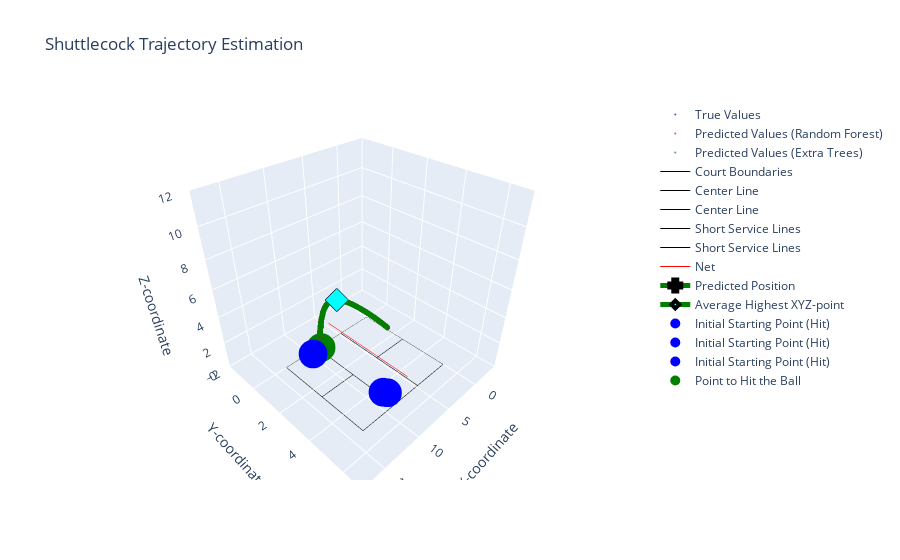

Notebook cell for this chart:
### Markdown cell above
### ROBOT - Shuttlecock Trajectory Estimation

### Code cell
import plotly.graph_objects as go
# Define court dimensions
court_length_x = 13.4
court_length_y = 5.18
court_height_skybox = 10
court_height_net = 1.55
court_length_centerline = 4.68

def is_point_within_court(x, y, z, court_length_x, court_length_y, court_height_skybox):
    """
    Check if a point is within the court boundaries.
    
    Args:
        x (float): X-coordinate of the point
        y (float): Y-coordinate of the point
        z (float): Z-coordinate of the point
        court_length_x (float): Length of the court along the X-axis
        court_length_y (float): Length of the court along the Y-axis
        court_height_skybox (float): Height of the court's skybox
    
    Returns:
        bool: True if the point is within the court boundaries, False otherwise
    """
    return 0 <= x <= court_length_x and 0 <= y <= court_length_y and 0 <= z <= court_height_skybox


# Create the 3D scatter plot
fig = go.Figure(data=[
    go.Scatter3d(
        x=y_actual_coords['SHUTTLECOCK POSITIION IN AIR(X) metres'],
        y=y_actual_coords['SHUTTLECOCK POSITIION IN AIR(Y) metres'],
        z=y_actual_coords['SHUTTLECOCK POSITIION IN AIR(Z) metres'],
        mode='markers',
        name='True Values',
        marker=dict(color='blue', size=2),
        opacity=0.7
    ),
    go.Scatter3d(
        x=predicted_trajectory_points_RT[:, 0],
        y=predicted_trajectory_points_RT[:, 1],
        z=predicted_trajectory_points_RT[:, 2],
        mode='markers',
        name='Predicted Values (Random Forest)',
        marker=dict(color='red', size=2),
        opacity=0.7
    ),
    go.Scatter3d(
        x=predicted_trajectory_points_ET[:, 0],
        y=predicted_trajectory_points_ET[:, 1],
        z=predicted_trajectory_points_ET[:, 2],
        mode='markers',
        name='Predicted Values (Extra Trees)',
        marker=dict(color='green', size=2),
        opacity=0.7
    ),
])

# Set plot title and axis labels
fig.update_layout(
    title='Shuttlecock Trajectory Estimation',
    scene=dict(
        xaxis_title='X-coordinate',
        yaxis_title='Y-coordinate',
        zaxis_title='Z-coordinate',
        xaxis=dict(range=[-4, 18]),  # Set the range for X-axis
        yaxis=dict(range=[-2, 7]),   # Set the range for Y-axis
        zaxis=dict(range=[0, 12]),  # Set the range for Z-axis
        aspectmode='manual',         # Set the aspect mode to manual for custom scaling
        aspectratio=dict(x=1, y=1, z=1)  # Set the aspect ratio for equal scaling of axes
    )
)

# Add court lines to the plot
fig.add_trace(go.Scatter3d(
    x=[0, court_length_x, court_length_x, 0, 0],
    y=[0, 0, court_length_y, court_length_y, 0],
    z=[0, 0, 0, 0, 0],
    mode='lines',
    name='Court Boundaries',
    line=dict(color='black', width=1)
))

fig.add_trace(go.Scatter3d(
    x=[0, court_length_centerline, court_length_centerline, 0, 0],
    y=[court_length_y / 2, court_length_y / 2, court_length_y / 2, court_length_y / 2, court_length_y / 2],
    z=[0, 0, 0, 0, 0],
    mode='lines',
    name='Center Line',
    line=dict(color='black', width=1)
))

fig.add_trace(go.Scatter3d(
    x=[court_length_x - court_length_centerline, court_length_x],
    y=[court_length_y / 2, court_length_y / 2],
    z=[0, 0, 0, 0, 0],
    mode='lines',
    name='Center Line',
    line=dict(color='black', width=1)
))

fig.add_trace(go.Scatter3d(
    x=[court_length_centerline + 0.04, court_length_centerline + 0.04],
    y=[0, court_length_y],
    z=[0, 0],
    mode='lines',
    name='Short Service Lines',
    line=dict(color='black', width=1)
))

fig.add_trace(go.Scatter3d(
    x=[court_length_x - court_length_centerline - 0.04, court_length_x - court_length_centerline - 0.04],
    y=[0, court_length_y],
    z=[0, 0],
    mode='lines',
    name='Short Service Lines',
    line=dict(color='black', width=1)
))

fig.add_trace(go.Scatter3d(
    x=[court_length_x / 2, court_length_x / 2],
    y=[0, court_length_y],
    z=[court_height_net, court_height_net],
    mode='lines',
    name='Net',
    line=dict(color='red', width=1)
))

# Initialize variables
all_within_court_RT = True
all_within_court_ET = True
highest_xyz_points_RT = []
highest_xyz_points_ET = []
highest_z_index_RT = np.argmax(predicted_trajectory_points_RT[:, 2])
highest_z_index_ET = np.argmax(predicted_trajectory_points_ET[:, 2])

# Check if all predicted values for the RT group are within the court
for point in predicted_trajectory_points_RT:
    x, y, z = point
    if not is_point_within_court(x, y, z, court_length_x, court_length_y, court_height_skybox):
        all_within_court_RT = False
        break

# Check if all predicted values for the ET group are within the court
for point in predicted_trajectory_points_ET:
    x, y, z = point
    if not is_point_within_court(x, y, z, court_length_x, court_length_y, court_height_skybox):
        all_within_court_ET = False
        break

color = "red"
predict = True
placeholder="Initial Starting Point (Miss)"
            
if not (all_within_court_RT and all_within_court_ET):
    color = "black"
    predict = False
    placeholder="Initial Starting Point (OUT)"
        
highest_xyz_points_RT = predicted_trajectory_points_RT[-1]
highest_xyz_point_RT = predicted_trajectory_points_RT[highest_z_index_RT]
highest_xyz_points_ET = predicted_trajectory_points_ET[-1]
highest_xyz_point_ET = predicted_trajectory_points_ET[highest_z_index_ET]
    
# Average out the predicted XYZ points
average_xyz = np.mean([highest_xyz_points_RT, highest_xyz_points_ET], axis=0)
# Average out the highest XYZ points
average_highest_xyz = np.mean([highest_xyz_point_RT, highest_xyz_point_ET], axis=0)

# Print the count
print("Is predicted Regression Tree (RT) within court: ", all_within_court_RT)
print("Is predicted Extra Tree (ET) within court: ", all_within_court_ET)
# Print the average XYZ values
print("Average XYZ of Estimated Shuttlecock Position:", average_xyz)

# Add the average predicted X, Y, and Z points to the graph
fig.add_trace(go.Scatter3d(
    x=[average_xyz[0]],
    y=[average_xyz[1]],
    z=[average_xyz[2]],
    mode='lines+markers',
    name='Predicted Position',
    line=dict(color="green", width=5),
    marker=dict(symbol="cross", size=10, color="cyan", line=dict(color="black", width=4)),
    opacity=1
))

# Add the average highest X, Y, and Z points to the graph
fig.add_trace(go.Scatter3d(
    x=[average_highest_xyz[0]],
    y=[average_highest_xyz[1]],
    z=[average_highest_xyz[2]],
    mode='lines+markers',
    name='Average Highest XYZ-point',
    line=dict(color="green", width=5),
    marker=dict(symbol="diamond", size=6, color="cyan", line=dict(color="black", width=4)),
    opacity=1
))

# Calculate the height of the badminton racket from the ground
badminton_height = (120 / 100) - (0.17/2)  # -> 0.17/2 assuming we want to hit it somewhere in the middle of the top quarter

# Calculate the length and width of the robot
robot_length = 20.4 / 100  # Convert length from cm to meters
robot_width = 23 / 100  # Convert width from cm to meters

# Define the range for the initial starting position
x_range = [0, 4.72]
y_range = [0, 5.18]

# Define number of random positions to test
no_of_random_pos = 3

for i in range(no_of_random_pos):
    # Generate random initial starting position within the specified range
    random_initial_x = random.uniform(x_range[0], x_range[1])
    random_initial_y = random.uniform(y_range[0], y_range[1])

    # Calculate the position where the dummy robot should move to
    robot_x = court_length_x - average_xyz[0] - robot_length - random_initial_x
    robot_y = court_length_y - average_xyz[1] - robot_width - random_initial_y

    # Calculate the distance traveled by the robot
    robot_distance = np.sqrt(robot_x ** 2 + robot_y ** 2)
    # Calculate the time required for the robot to move to the position
    robot_movement_time = robot_distance / 3
    if (all_within_court_RT and all_within_court_ET):
        print("Distance: {:.2f} meters in {:.2f} seconds".format(robot_distance, robot_movement_time))

    # Calculate the adjusted z-coordinate for hitting the shuttlecock
    robot_z = average_highest_xyz[2] - badminton_height

    # Check if the average highest XYZ-point is within the court and the robot can reach the position before the ball drops
    if (
        average_xyz[0] >= 0
        and average_xyz[0] <= court_length_x
        and average_xyz[1] >= 0
        and average_xyz[1] <= court_length_y
        and average_highest_xyz[2] >= 0
        and average_highest_xyz[2] <= court_height_skybox
        and robot_movement_time <= 1.5
        and robot_z >= 0
    ):
        # Add the initial starting point of the dummy robot to the graph
        fig.add_trace(
            go.Scatter3d(
                x=[court_length_x - random_initial_x],
                y=[court_length_y - random_initial_y],
                z=[badminton_height],
                mode="markers",
                name="Initial Starting Point (Hit)",
                marker=dict(color="blue", size=10),
                opacity=1,
            )
        )

        # Calculate the (x, y) difference
        x_difference = robot_x
        y_difference = robot_y
        
        if (all_within_court_RT and all_within_court_ET):
            print(f"X difference: {x_difference}")
            print(f"Y difference: {y_difference}")
            print(f"Time required: {robot_movement_time} seconds")
            print("Able to reach and hit on time")
    else:
        # Add the initial starting point of the dummy robot to the graph
        fig.add_trace(
            go.Scatter3d(
                x=[court_length_x - random_initial_x],
                y=[court_length_y - random_initial_y],
                z=[badminton_height],
                mode="markers",
                name=placeholder,
                marker=dict(color=color, size=10),
                opacity=0.3,
            )
        )
        
        if (all_within_court_RT and all_within_court_ET):
            if robot_movement_time > 1.5:
                print(f"X difference: {x_difference}")
                print(f"Y difference: {y_difference}")
                print(f"Time required: {robot_movement_time} seconds")
                print("Cannot reach on time")
            else:
                print("Cannot hit")

if (all_within_court_RT and all_within_court_ET):
    # Add the point where the dummy robot can hit the ball to the graph
    fig.add_trace(
        go.Scatter3d(
            x=[court_length_x - random_initial_x - robot_x],
            y=[court_length_y - random_initial_y - robot_y],
            z=[badminton_height],
            mode="markers",
            name="Point to Hit the Ball",
            marker=dict(color="green", size=10),
            opacity=1,
        )
)

# Show the 3D plot
fig.show()

# Save the plot as an HTML file
offline.plot(fig, filename='interactive_models/robot_pred_limited_reg.html')

### Figure 1 — Plotly figure (JSON) as saved in the notebook; plotly's stock layout.template omitted (floating-point values rounded to 4 significant figures)
{"data": [{"marker": {"color": "blue", "size": 2}, "mode": "markers", "name": "True Values", "opacity": 0.7, "type": "scatter3d", "x": [4.077, 4.153, 4.227, 4.302, 4.376, 4.451, 4.524, 4.595, 4.668, 4.737, 4.81, 4.882, 4.952, 5.021, 5.089, 5.157, 5.227, 5.293, 5.36, 5.427, 5.492, 5.557, 5.621, 5.687, 5.748, 5.814, 5.875, 5.938, 5.998, 6.059, 6.12, 6.181, 6.24, 6.297, 6.359, 6.415, 6.473, 6.529, 6.585, 6.641, 6.695, 6.751, 6.805, 6.859, 6.911, 6.964, 7.017, 7.069, 7.119, 7.17, 7.221, 7.267, 7.319, 7.367, 7.413, 7.461, 7.509, 7.554, 7.6, 7.645, 7.689, 7.734, 7.779, 7.822, 7.863, 7.906, 7.947, 7.988, 8.028, 8.069, 8.109, 8.146, 8.185, 8.224, 8.261, 8.295, 8.334, 8.369, 8.404, 8.438, 8.473, 8.508, 8.537, 8.571, 8.604, 8.634, 8.664, 8.695, 8.726, 8.755, 8.783, 8.811, 8.84, 8.868, 8.893, 8.92, 8.946, 8.971, 8.995, 9.02, 9.045, 9.064, 9.086, 9.112, 9.132, 9.154, 9.173, 9.19, 9.212, 9.231, 9.249, 9.267, 9.283, 9.3, 9.317, 9.332, 9.346, 9.361, 9.376, 9.39, 9.403, 9.416, 9.427, 9.437, 9.448, 9.459, 9.468, 9.478], "y": [2.966, 2.932, 2.899, 2.866, 2.833, 2.799, 2.767, 2.735, 2.702, 2.672, 2.639, 2.607, 2.576, 2.545, 2.515, 2.485, 2.454, 2.424, 2.394, 2.365, 2.336, 2.307, 2.278, 2.249, 2.222, 2.192, 2.165, 2.137, 2.11, 2.083, 2.056, 2.029, 2.003, 1.977, 1.95, 1.925, 1.899, 1.874, 1.849, 1.824, 1.8, 1.775, 1.751, 1.727, 1.704, 1.681, 1.657, 1.634, 1.611, 1.589, 1.566, 1.545, 1.522, 1.501, 1.48, 1.459, 1.438, 1.417, 1.397, 1.377, 1.357, 1.338, 1.317, 1.298, 1.28, 1.261, 1.243, 1.224, 1.207, 1.188, 1.171, 1.154, 1.137, 1.12, 1.103, 1.088, 1.07, 1.055, 1.039, 1.024, 1.008, 0.993, 0.9799, 0.965, 0.9502, 0.9366, 0.9235, 0.9095, 0.896, 0.883, 0.8703, 0.8582, 0.845, 0.8326, 0.8215, 0.8095, 0.798, 0.7867, 0.7759, 0.7649, 0.7537, 0.7454, 0.7355, 0.7239, 0.715, 0.7053, 0.697, 0.6892, 0.6797, 0.671, 0.6628, 0.6548, 0.6477, 0.6403, 0.6325, 0.6262, 0.6196, 0.613, 0.6064, 0.6001, 0.5943, 0.5888, 0.5836, 0.5792, 0.5745, 0.5697, 0.5655, 0.5612], "z": [2.663, 2.725, 2.789, 2.849, 2.903, 2.961, 3.017, 3.074, 3.13, 3.181, 3.234, 3.281, 3.332, 3.382, 3.429, 3.475, 3.521, 3.568, 3.611, 3.655, 3.696, 3.738, 3.778, 3.817, 3.855, 3.894, 3.93, 3.966, 4.003, 4.04, 4.074, 4.105, 4.139, 4.17, 4.2, 4.23, 4.26, 4.289, 4.316, 4.34, 4.368, 4.394, 4.416, 4.442, 4.463, 4.485, 4.506, 4.526, 4.544, 4.563, 4.581, 4.595, 4.611, 4.626, 4.637, 4.65, 4.662, 4.672, 4.68, 4.686, 4.695, 4.7, 4.704, 4.705, 4.707, 4.707, 4.707, 4.704, 4.701, 4.694, 4.69, 4.679, 4.669, 4.657, 4.643, 4.627, 4.611, 4.591, 4.572, 4.548, 4.525, 4.499, 4.468, 4.437, 4.405, 4.369, 4.335, 4.294, 4.251, 4.207, 4.161, 4.111, 4.059, 4.004, 3.948, 3.886, 3.824, 3.758, 3.688, 3.617, 3.54, 3.463, 3.381, 3.295, 3.209, 3.116, 3.019, 2.92, 2.816, 2.71, 2.597, 2.484, 2.367, 2.243, 2.115, 1.983, 1.849, 1.708, 1.564, 1.415, 1.261, 1.104, 0.9381, 0.7687, 0.5953, 0.4141, 0.2333, 0.04092]}, {"marker": {"color": "red", "size": 2}, "mode": "markers", "name": "Predicted Values (Random Forest)", "opacity": 0.7, "type": "scatter3d", "x": [4.077, 4.153, 4.227, 4.302, 4.376, 4.45, 4.524, 4.596, 4.669, 4.738, 4.811, 4.881, 4.952, 5.022, 5.091, 5.169, 5.221, 5.297, 5.367, 5.425, 5.491, 5.562, 5.623, 5.684, 5.754, 5.815, 5.868, 5.947, 6.001, 6.049, 6.122, 6.187, 6.236, 6.305, 6.359, 6.409, 6.481, 6.532, 6.588, 6.63, 6.697, 6.768, 6.8, 6.846, 6.916, 6.978, 7.008, 7.066, 7.117, 7.165, 7.221, 7.262, 7.316, 7.351, 7.427, 7.459, 7.512, 7.554, 7.605, 7.651, 7.695, 7.724, 7.77, 7.817, 7.863, 7.905, 7.953, 7.984, 8.016, 8.063, 8.097, 8.137, 8.176, 8.214, 8.259, 8.287, 8.324, 8.369, 8.406, 8.437, 8.466, 8.505, 8.537, 8.561, 8.591, 8.625, 8.66, 8.688, 8.734, 8.752, 8.769, 8.801, 8.842, 8.865, 8.893, 8.915, 8.942, 8.961, 8.989, 9.021, 9.035, 9.063, 9.085, 9.109, 9.129, 9.151, 9.171, 9.193, 9.209, 9.226, 9.241, 9.267, 9.281, 9.3, 9.317, 9.33, 9.347, 9.362, 9.376, 9.387, 9.403, 9.415, 9.426, 9.436, 9.449, 9.459, 9.469, 9.477], "y": [2.966, 2.929, 2.898, 2.864, 2.831, 2.803, 2.763, 2.733, 2.695, 2.669, 2.637, 2.605, 2.576, 2.533, 2.504, 2.479, 2.461, 2.423, 2.394, 2.369, 2.334, 2.304, 2.279, 2.257, 2.223, 2.197, 2.176, 2.143, 2.117, 2.091, 2.053, 2.024, 2.01, 1.975, 1.95, 1.924, 1.891, 1.873, 1.853, 1.83, 1.795, 1.76, 1.75, 1.734, 1.707, 1.679, 1.661, 1.634, 1.608, 1.582, 1.564, 1.546, 1.522, 1.514, 1.473, 1.458, 1.432, 1.405, 1.377, 1.356, 1.337, 1.326, 1.308, 1.291, 1.277, 1.264, 1.245, 1.234, 1.22, 1.191, 1.173, 1.151, 1.136, 1.118, 1.094, 1.082, 1.064, 1.049, 1.036, 1.023, 1.007, 0.991, 0.9778, 0.9687, 0.9545, 0.9322, 0.9183, 0.9033, 0.8826, 0.88, 0.8696, 0.855, 0.8453, 0.8305, 0.8211, 0.8104, 0.7939, 0.7856, 0.7674, 0.7686, 0.768, 0.7545, 0.7478, 0.727, 0.714, 0.6928, 0.6925, 0.6987, 0.6925, 0.6904, 0.703, 0.6628, 0.6504, 0.6344, 0.631, 0.6169, 0.6245, 0.6138, 0.6051, 0.5897, 0.5883, 0.5879, 0.585, 0.5825, 0.5661, 0.561, 0.5561, 0.5569], "z": [2.663, 2.725, 2.788, 2.848, 2.905, 2.963, 3.018, 3.074, 3.13, 3.18, 3.233, 3.283, 3.333, 3.382, 3.431, 3.483, 3.518, 3.57, 3.616, 3.653, 3.695, 3.74, 3.778, 3.815, 3.858, 3.895, 3.926, 3.973, 4.004, 4.032, 4.073, 4.108, 4.135, 4.172, 4.2, 4.226, 4.263, 4.288, 4.316, 4.336, 4.368, 4.4, 4.414, 4.435, 4.464, 4.49, 4.501, 4.524, 4.543, 4.56, 4.58, 4.593, 4.61, 4.62, 4.641, 4.649, 4.661, 4.67, 4.68, 4.687, 4.694, 4.697, 4.701, 4.703, 4.705, 4.705, 4.704, 4.702, 4.699, 4.692, 4.687, 4.679, 4.668, 4.657, 4.641, 4.63, 4.613, 4.589, 4.567, 4.547, 4.527, 4.495, 4.468, 4.445, 4.414, 4.377, 4.336, 4.3, 4.236, 4.21, 4.182, 4.128, 4.053, 4.008, 3.947, 3.896, 3.83, 3.782, 3.702, 3.609, 3.566, 3.467, 3.387, 3.299, 3.222, 3.123, 3.027, 2.911, 2.826, 2.737, 2.645, 2.485, 2.385, 2.241, 2.118, 1.994, 1.845, 1.703, 1.562, 1.441, 1.259, 1.106, 0.9465, 0.7934, 0.5933, 0.4082, 0.221, 0.06205]}, {"marker": {"color": "green", "size": 2}, "mode": "markers", "name": "Predicted Values (Extra Trees)", "opacity": 0.7, "type": "scatter3d", "x": [4.077, 4.153, 4.227, 4.302, 4.376, 4.45, 4.524, 4.595, 4.668, 4.737, 4.81, 4.882, 4.952, 5.021, 5.089, 5.158, 5.227, 5.293, 5.36, 5.427, 5.492, 5.557, 5.621, 5.687, 5.748, 5.814, 5.875, 5.938, 5.998, 6.059, 6.121, 6.181, 6.24, 6.297, 6.359, 6.409, 6.473, 6.529, 6.585, 6.641, 6.695, 6.751, 6.805, 6.859, 6.911, 6.964, 7.017, 7.069, 7.119, 7.17, 7.221, 7.267, 7.319, 7.367, 7.413, 7.452, 7.509, 7.554, 7.609, 7.645, 7.689, 7.734, 7.779, 7.822, 7.863, 7.906, 7.947, 7.988, 8.028, 8.069, 8.109, 8.146, 8.182, 8.224, 8.261, 8.295, 8.334, 8.369, 8.404, 8.438, 8.473, 8.508, 8.537, 8.571, 8.604, 8.632, 8.664, 8.696, 8.726, 8.755, 8.783, 8.808, 8.84, 8.868, 8.893, 8.92, 8.946, 8.971, 8.997, 9.02, 9.037, 9.064, 9.086, 9.112, 9.132, 9.154, 9.173, 9.19, 9.212, 9.231, 9.252, 9.267, 9.283, 9.303, 9.317, 9.332, 9.346, 9.361, 9.376, 9.39, 9.403, 9.416, 9.427, 9.437, 9.448, 9.46, 9.468, 9.478], "y": [2.966, 2.932, 2.899, 2.866, 2.833, 2.8, 2.767, 2.735, 2.702, 2.672, 2.639, 2.607, 2.576, 2.546, 2.515, 2.486, 2.454, 2.424, 2.394, 2.365, 2.339, 2.307, 2.278, 2.249, 2.222, 2.192, 2.165, 2.137, 2.11, 2.083, 2.055, 2.029, 2.003, 1.977, 1.95, 1.917, 1.899, 1.874, 1.849, 1.824, 1.8, 1.775, 1.751, 1.727, 1.704, 1.681, 1.657, 1.634, 1.611, 1.589, 1.566, 1.545, 1.522, 1.501, 1.48, 1.467, 1.438, 1.417, 1.389, 1.377, 1.357, 1.338, 1.317, 1.298, 1.28, 1.261, 1.243, 1.224, 1.207, 1.189, 1.171, 1.154, 1.137, 1.12, 1.103, 1.088, 1.07, 1.055, 1.039, 1.024, 1.008, 0.993, 0.9799, 0.965, 0.9502, 0.9365, 0.9235, 0.9112, 0.896, 0.883, 0.8703, 0.8603, 0.845, 0.8326, 0.8215, 0.8095, 0.798, 0.7867, 0.778, 0.7649, 0.7716, 0.7454, 0.7355, 0.7239, 0.715, 0.7053, 0.697, 0.6892, 0.6797, 0.671, 0.701, 0.6548, 0.6518, 0.6593, 0.6325, 0.6262, 0.6196, 0.613, 0.6064, 0.6001, 0.5943, 0.5888, 0.5836, 0.5792, 0.5745, 0.5501, 0.5655, 0.5612], "z": [2.663, 2.724, 2.789, 2.849, 2.903, 2.962, 3.017, 3.074, 3.13, 3.181, 3.234, 3.281, 3.332, 3.382, 3.43, 3.476, 3.521, 3.568, 3.611, 3.655, 3.696, 3.738, 3.778, 3.817, 3.855, 3.894, 3.93, 3.966, 4.003, 4.04, 4.072, 4.105, 4.139, 4.17, 4.2, 4.227, 4.26, 4.289, 4.316, 4.34, 4.368, 4.394, 4.416, 4.442, 4.463, 4.485, 4.506, 4.526, 4.544, 4.563, 4.581, 4.595, 4.611, 4.626, 4.637, 4.647, 4.662, 4.672, 4.681, 4.686, 4.695, 4.7, 4.704, 4.705, 4.707, 4.707, 4.707, 4.704, 4.701, 4.695, 4.69, 4.679, 4.669, 4.657, 4.643, 4.627, 4.611, 4.591, 4.572, 4.548, 4.525, 4.499, 4.468, 4.437, 4.405, 4.372, 4.335, 4.291, 4.251, 4.207, 4.161, 4.118, 4.059, 4.004, 3.948, 3.886, 3.824, 3.758, 3.682, 3.617, 3.559, 3.463, 3.381, 3.295, 3.209, 3.116, 3.019, 2.92, 2.816, 2.71, 2.579, 2.484, 2.37, 2.223, 2.115, 1.983, 1.849, 1.708, 1.564, 1.415, 1.261, 1.104, 0.9381, 0.7687, 0.5953, 0.4046, 0.2333, 0.04092]}, {"line": {"color": "black", "width": 1}, "mode": "lines", "name": "Court Boundaries", "type": "scatter3d", "x": [0, 13.4, 13.4, 0, 0], "y": [0, 0, 5.18, 5.18, 0], "z": [0, 0, 0, 0, 0]}, {"line": {"color": "black", "width": 1}, "mode": "lines", "name": "Center Line", "type": "scatter3d", "x": [0, 4.68, 4.68, 0, 0], "y": [2.59, 2.59, 2.59, 2.59, 2.59], "z": [0, 0, 0, 0, 0]}, {"line": {"color": "black", "width": 1}, "mode": "lines", "name": "Center Line", "type": "scatter3d", "x": [8.72, 13.4], "y": [2.59, 2.59], "z": [0, 0, 0, 0, 0]}, {"line": {"color": "black", "width": 1}, "mode": "lines", "name": "Short Service Lines", "type": "scatter3d", "x": [4.72, 4.72], "y": [0, 5.18], "z": [0, 0]}, {"line": {"color": "black", "width": 1}, "mode": "lines", "name": "Short Service Lines", "type": "scatter3d", "x": [8.68, 8.68], "y": [0, 5.18], "z": [0, 0]}, {"line": {"color": "red", "width": 1}, "mode": "lines", "name": "Net", "type": "scatter3d", "x": [6.7, 6.7], "y": [0, 5.18], "z": [1.55, 1.55]}, {"line": {"color": "green", "width": 5}, "marker": {"color": "cyan", "line": {"color": "black", "width": 4}, "size": 10, "symbol": "cross"}, "mode": "lines+markers", "name": "Predicted Position", "opacity": 1, "type": "scatter3d", "x": [9.477], "y": [0.5591], "z": [0.05148]}, {"line": {"color": "green", "width": 5}, "marker": {"color": "cyan", "line": {"color": "black", "width": 4}, "size": 6, "symbol": "diamond"}, "mode": "lines+markers", "name": "Average Highest XYZ-point", "opacity": 1, "type": "scatter3d", "x": [7.906], "y": [1.262], "z": [4.706]}, {"marker": {"color": "blue", "size": 10}, "mode": "markers", "name": "Initial Starting Point (Hit)", "opacity": 1, "type": "scatter3d", "x": [11.04], "y": [0.8632], "z": [1.115]}, {"marker": {"color": "blue", "size": 10}, "mode": "markers", "name": "Initial Starting Point (Hit)", "opacity": 1, "type": "scatter3d", "x": [9.595], "y": [4.807], "z": [1.115]}, {"marker": {"color": "blue", "size": 10}, "mode": "markers", "name": "Initial Starting Point (Hit)", "opacity": 1, "type": "scatter3d", "x": [9.332], "y": [4.961], "z": [1.115]}, {"marker": {"color": "green", "size": 10}, "mode": "markers", "name": "Point to Hit the Ball", "opacity": 1, "type": "scatter3d", "x": [9.681], "y": [0.7891], "z": [1.115]}], "layout": {"scene": {"aspectmode": "manual", "aspectratio": {"x": 1, "y": 1, "z": 1}, "xaxis": {"range": [-4, 18], "title": {"text": "X-coordinate"}}, "yaxis": {"range": [-2, 7], "title": {"text": "Y-coordinate"}}, "zaxis": {"range": [0, 12], "title": {"text": "Z-coordinate"}}}, "title": {"text": "Shuttlecock Trajectory Estimation"}}}
